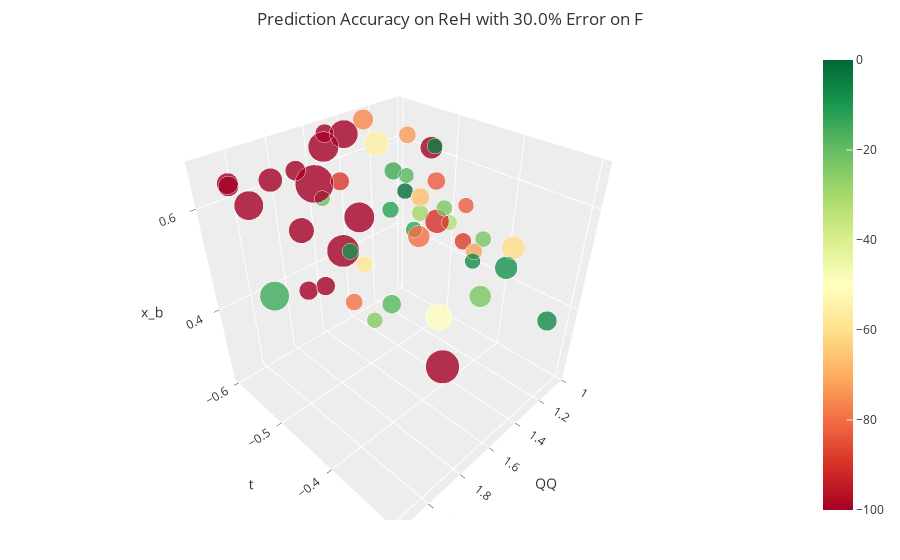

The code cell stored with this chart in its notebook:
### Code cell
plotInteractive(0.3, 50, 'ReH')
